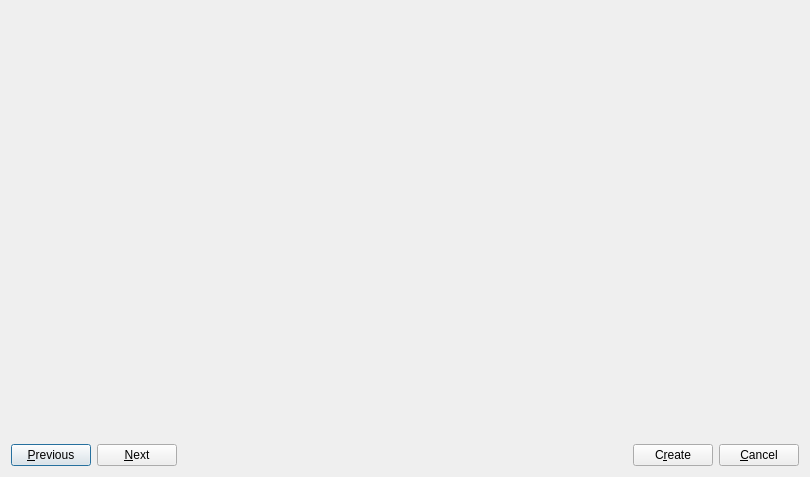
<?xml version="1.0" encoding="UTF-8"?>
<ui version="4.0">
 <class>CreateTotalReconstructionSequenceDialog</class>
 <widget class="QDialog" name="CreateTotalReconstructionSequenceDialog">
  <property name="geometry">
   <rect>
    <x>0</x>
    <y>0</y>
    <width>810</width>
    <height>477</height>
   </rect>
  </property>
  <property name="windowTitle">
   <string>Create Total Reconstruction Sequence</string>
  </property>
  <layout class="QGridLayout" name="gridLayout">
   <item row="0" column="0">
    <widget class="QStackedWidget" name="stacked_widget">
     <property name="currentIndex">
      <number>0</number>
     </property>
     <widget class="QWidget" name="page">
      <layout class="QGridLayout" name="gridLayout_2"/>
     </widget>
     <widget class="QWidget" name="page_2">
      <layout class="QGridLayout" name="gridLayout_3"/>
     </widget>
    </widget>
   </item>
   <item row="1" column="0">
    <layout class="QHBoxLayout" name="horizontalLayout">
     <item>
      <widget class="QPushButton" name="button_previous">
       <property name="text">
        <string>&amp;Previous</string>
       </property>
      </widget>
     </item>
     <item>
      <widget class="QPushButton" name="button_next">
       <property name="text">
        <string>&amp;Next</string>
       </property>
      </widget>
     </item>
     <item>
      <spacer name="horizontalSpacer">
       <property name="orientation">
        <enum>Qt::Horizontal</enum>
       </property>
       <property name="sizeHint" stdset="0">
        <size>
         <width>40</width>
         <height>20</height>
        </size>
       </property>
      </spacer>
     </item>
     <item>
      <widget class="QPushButton" name="button_create">
       <property name="text">
        <string>C&amp;reate</string>
       </property>
      </widget>
     </item>
     <item>
      <widget class="QPushButton" name="button_cancel">
       <property name="text">
        <string>&amp;Cancel</string>
       </property>
      </widget>
     </item>
    </layout>
   </item>
  </layout>
 </widget>
 <resources/>
 <connections/>
</ui>
